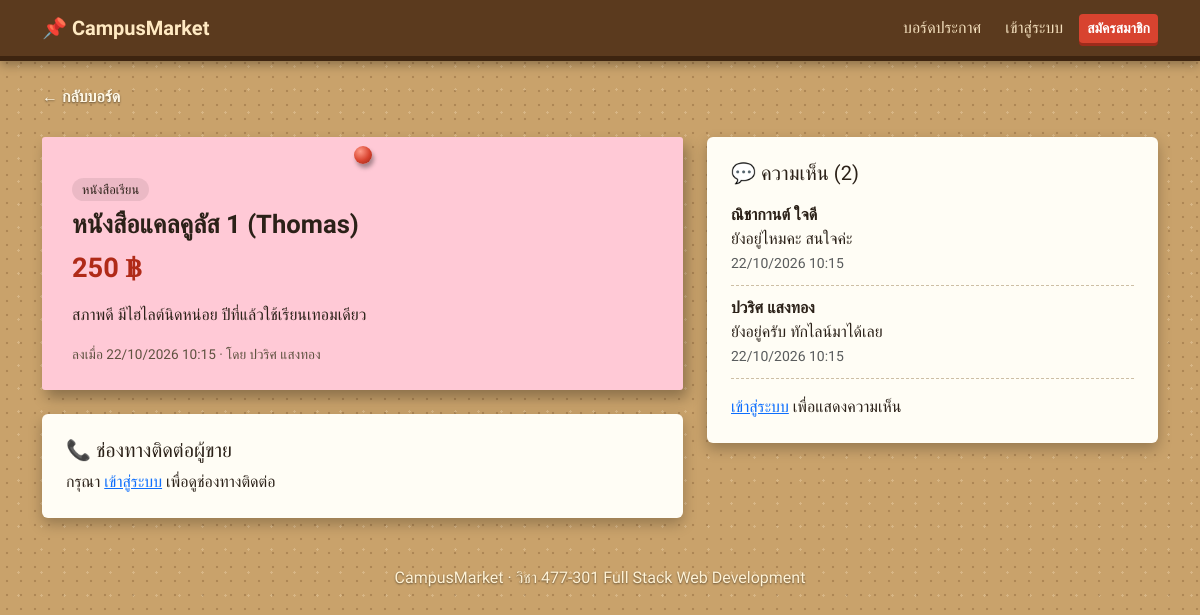
Screenshot of /listing_view.php?id=1 with the database file from the repository.
### tables this page shows
CREATE TABLE listings (
  id           INT AUTO_INCREMENT PRIMARY KEY,
  user_id      INT NOT NULL,                               
  title        VARCHAR(150) NOT NULL,                      
  description  TEXT NOT NULL,                              
  price        DECIMAL(10,2) NOT NULL,                     
  category     VARCHAR(50) NOT NULL,                       
  status       ENUM('selling','sold') NOT NULL DEFAULT 'selling',   
  created_at   TIMESTAMP DEFAULT CURRENT_TIMESTAMP,
  FOREIGN KEY (user_id) REFERENCES users(id) ON DELETE CASCADE
);

CREATE TABLE users (
  id          INT AUTO_INCREMENT PRIMARY KEY,
  name        VARCHAR(100) NOT NULL,                       
  student_id  VARCHAR(15)  NOT NULL,                       
  email       VARCHAR(120) NOT NULL UNIQUE,                
  password    VARCHAR(255) NOT NULL,                       
  contact     VARCHAR(100) NOT NULL,                       
  role        ENUM('member','admin') NOT NULL DEFAULT 'member',   
  created_at  TIMESTAMP DEFAULT CURRENT_TIMESTAMP
);

CREATE TABLE comments (
  id          INT AUTO_INCREMENT PRIMARY KEY,
  listing_id  INT NOT NULL,                                
  user_id     INT NOT NULL,                                
  body        VARCHAR(500) NOT NULL,                       
  created_at  TIMESTAMP DEFAULT CURRENT_TIMESTAMP,
  FOREIGN KEY (listing_id) REFERENCES listings(id) ON DELETE CASCADE,
  FOREIGN KEY (user_id)    REFERENCES users(id)    ON DELETE CASCADE
);

### config.php (called while the page is built, shortened)
<?php
function e($text) {
    return htmlspecialchars($text, ENT_QUOTES, 'UTF-8');
}
function is_login() {
    return isset($_SESSION['user']);
}

### listing_view.php (the view, shortened to what this page needs)
<?php
require 'config.php';
$id = (int)($_GET['id'] ?? 0);
$stmt = $pdo->prepare(
    "SELECT l.*, u.name AS seller, u.contact
     FROM listings l JOIN users u ON l.user_id = u.id
     WHERE l.id = ?");
$stmt->execute([$id]);
$l = $stmt->fetch(PDO::FETCH_ASSOC);
$stmt = $pdo->prepare(
    "SELECT c.*, u.name FROM comments c
     JOIN users u ON c.user_id = u.id
     WHERE c.listing_id = ? ORDER BY c.created_at ASC");
$stmt->execute([$id]);
$comments = $stmt->fetchAll(PDO::FETCH_ASSOC);
include 'header.php';
?>
<a href="index.php" class="back-link">← กลับบอร์ด</a>
<div class="row g-4 mt-1">
  <div class="col-lg-7">
    <div class="note note-<?= $l['id'] % 4 ?> note-big <?= $l['status'] === 'sold' ? 'is-sold' : '' ?>">
      <span class="pin"></span>
      <span class="note-cat"><?= e($l['category']) ?></span>
      <h2><?= e($l['title']) ?></h2>
      <div class="note-price"><?= number_format($l['price']) ?> ฿</div>
      <p class="note-desc"><?= nl2br(e($l['description'])) ?></p>
      <div class="note-meta">ลงเมื่อ <?= date('d/m/Y H:i', strtotime($l['created_at'])) ?> · โดย <?= e($l['seller']) ?></div>
    </div>
    <div class="paper-card mt-4">
      <h5>📞 ช่องทางติดต่อผู้ขาย</h5>
      <?php if (is_login()): ?>
        <p class="contact-box mb-0"><?= e($l['contact']) ?></p>
      <?php else: ?>
        <p class="mb-0">กรุณา <a href="login.php">เข้าสู่ระบบ</a> เพื่อดูช่องทางติดต่อ</p>
      <?php endif; ?>
    </div>
  </div>
  <div class="col-lg-5">
    <div class="paper-card">
      <h5>💬 ความเห็น (<?= count($comments) ?>)</h5>
      <?php foreach ($comments as $c): ?>
        <div class="comment">
          <div class="d-flex justify-content-between">
            <strong><?= e($c['name']) ?></strong>
          </div>
          <div><?= e($c['body']) ?></div>
          <small class="text-muted"><?= date('d/m/Y H:i', strtotime($c['created_at'])) ?></small>
        </div>
      <?php endforeach; ?>
      <?php if (is_login()): ?>
        <form method="post" action="comment_add.php" class="mt-3">
          <input type="hidden" name="listing_id" value="<?= $l['id'] ?>">
          <textarea class="form-control mb-2" name="body" rows="2" maxlength="500" placeholder="เขียนความเห็น..." required></textarea>
          <button class="btn btn-pin btn-sm">ส่งความเห็น</button>
        </form>
      <?php else: ?>
        <p class="mt-3 mb-0"><a href="login.php">เข้าสู่ระบบ</a> เพื่อแสดงความเห็น</p>
      <?php endif; ?>
    </div>
  </div>
</div>
<?php include 'footer.php'; ?>

### style.css (style rules this page uses)
:root { --cork: #c9a26b; --cork-dark: #a67c47; --wood: #5b3a1e; --pin: #d8432f; --ink: #2b2118; }
body { font-family: 'Sarabun', sans-serif; color: var(--ink); background-color: var(--cork); background-image: radial-gradient(rgba(90,55,20,.25) 1.2px, transparent 1.6px), radial-gradient(rgba(255,240,210,.25) 1px, transparent 1.4px); background-size: 14px 14px, 23px 23px; background-position: 0 0, 7px 9px; min-height: 100vh; }
h1, h2, h3, h5, .brand { font-family: 'Mali', cursive; }
.paper-card { background: #fffdf5; border-radius: 6px; padding: 24px; box-shadow: 0 6px 14px rgba(0,0,0,.25); position: relative; }
.note { display: block; position: relative; padding: 34px 22px 20px; min-height: 190px; color: var(--ink); text-decoration: none; border-radius: 3px; box-shadow: 4px 8px 14px rgba(0,0,0,.3); transition: transform .2s; }
.note-1 { background: #ffc9d6; transform: rotate(1.3deg); }
.note-big { transform: rotate(0deg) !important; padding: 40px 30px 26px; }
.pin { position: absolute; top: 9px; left: 50%; width: 18px; height: 18px; margin-left: -9px; border-radius: 50%; background: radial-gradient(circle at 35% 30%, #ff9a88, var(--pin) 55%, #8f2314); box-shadow: 2px 4px 4px rgba(0,0,0,.35); }
.note h2, .note h3 { font-size: 1.2rem; font-weight: 700; margin: 8px 0; }
.note h2 { font-size: 1.6rem; }
.note-cat { display: inline-block; font-size: .8rem; background: rgba(0,0,0,.08); padding: 2px 10px; border-radius: 20px; }
.note-price { font-family: 'Mali', cursive; font-size: 1.7rem; font-weight: 700; color: #b02a18; }
.note-meta { font-size: .85rem; color: #5f5240; margin-top: 10px; }
.note-desc { margin-top: 12px; line-height: 1.7; }
.comment { border-bottom: 1px dashed #cdbfa5; padding: 10px 0; }
.back-link { color: #fff8e6; text-decoration: none; font-weight: 600; text-shadow: 0 1px 2px rgba(0,0,0,.5); }

### rows the page displays
listings: category "หนังสือเรียน", title "หนังสือแคลคูลัส 1 (Thomas)", price "250", description "สภาพดี มีไฮไลต์นิดหน่อย ปีที่แล้วใช้เรียนเทอมเดียว", created_at "22/10/2026 10:15", user.name "ปวริศ แสงทอง"
comments: user.name "ณิชากานต์ ใจดี", body "ยังอยู่ไหมคะ สนใจค่ะ", created_at "22/10/2026 10:15"
comments: user.name "ปวริศ แสงทอง", body "ยังอยู่ครับ ทักไลน์มาได้เลย", created_at "22/10/2026 10:15"

### other values shown
count($comments) "2"
